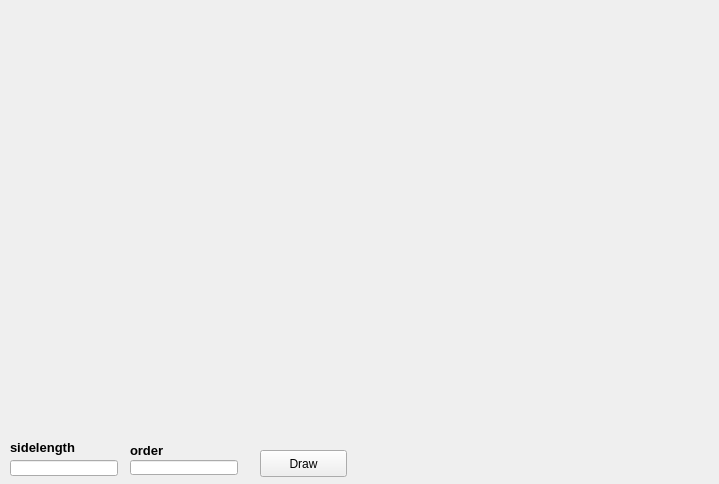
<?xml version="1.0" encoding="UTF-8"?>
<ui version="4.0">
 <class>MainWindow</class>
 <widget class="QMainWindow" name="MainWindow">
  <property name="geometry">
   <rect>
    <x>0</x>
    <y>0</y>
    <width>719</width>
    <height>484</height>
   </rect>
  </property>
  <property name="windowTitle">
   <string>MainWindow</string>
  </property>
  <widget class="QWidget" name="centralWidget">
   <widget class="QLineEdit" name="lineEdit_2">
    <property name="geometry">
     <rect>
      <x>130</x>
      <y>460</y>
      <width>108</width>
      <height>15</height>
     </rect>
    </property>
   </widget>
   <widget class="QLabel" name="label_2">
    <property name="geometry">
     <rect>
      <x>130</x>
      <y>440</y>
      <width>108</width>
      <height>21</height>
     </rect>
    </property>
    <property name="text">
     <string>&lt;html&gt;&lt;head/&gt;&lt;body&gt;&lt;p&gt;&lt;span style=&quot; font-size:10pt; font-weight:600;&quot;&gt;order&lt;/span&gt;&lt;/p&gt;&lt;/body&gt;&lt;/html&gt;</string>
    </property>
   </widget>
   <widget class="QLabel" name="label">
    <property name="geometry">
     <rect>
      <x>10</x>
      <y>440</y>
      <width>108</width>
      <height>15</height>
     </rect>
    </property>
    <property name="text">
     <string>&lt;html&gt;&lt;head/&gt;&lt;body&gt;&lt;p&gt;&lt;span style=&quot; font-size:10pt; font-weight:600;&quot;&gt;sidelength&lt;/span&gt;&lt;/p&gt;&lt;/body&gt;&lt;/html&gt;</string>
    </property>
   </widget>
   <widget class="QLineEdit" name="lineEdit">
    <property name="geometry">
     <rect>
      <x>10</x>
      <y>460</y>
      <width>108</width>
      <height>16</height>
     </rect>
    </property>
   </widget>
   <widget class="QLabel" name="outPut">
    <property name="geometry">
     <rect>
      <x>0</x>
      <y>10</y>
      <width>681</width>
      <height>431</height>
     </rect>
    </property>
    <property name="baseSize">
     <size>
      <width>20</width>
      <height>50</height>
     </size>
    </property>
    <property name="autoFillBackground">
     <bool>false</bool>
    </property>
    <property name="styleSheet">
     <string notr="true">color: rgb(170, 0, 0);</string>
    </property>
    <property name="text">
     <string/>
    </property>
   </widget>
   <widget class="QPushButton" name="drawButton">
    <property name="geometry">
     <rect>
      <x>260</x>
      <y>450</y>
      <width>87</width>
      <height>27</height>
     </rect>
    </property>
    <property name="text">
     <string>Draw</string>
    </property>
   </widget>
  </widget>
 </widget>
 <layoutdefault spacing="6" margin="11"/>
 <resources/>
 <connections/>
</ui>
